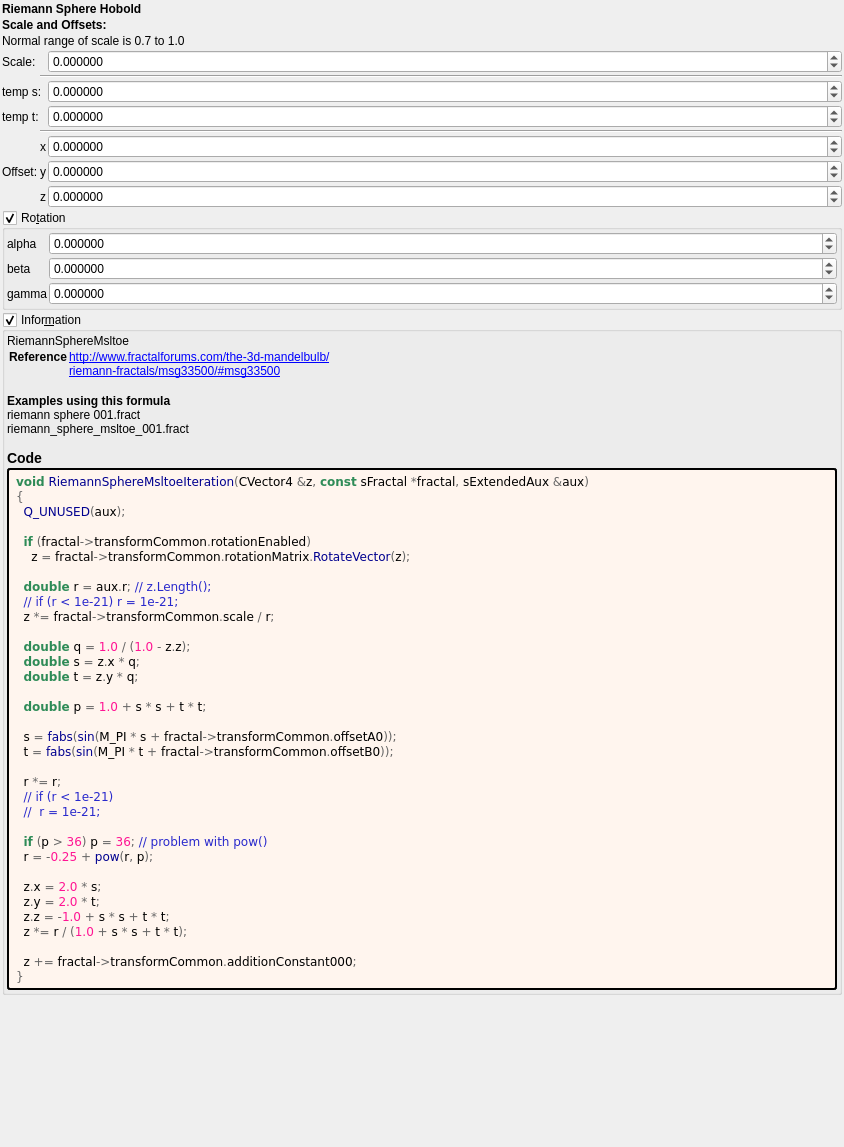
<?xml version="1.0" encoding="UTF-8"?>
<ui version="4.0">
 <class>Form</class>
 <widget class="QWidget" name="Form">
  <property name="geometry">
   <rect>
    <x>0</x>
    <y>0</y>
    <width>844</width>
    <height>1147</height>
   </rect>
  </property>
  <property name="windowTitle">
   <string notr="true">riemann_sphere_msltoe</string>
  </property>
  <layout class="QVBoxLayout" name="verticalLayout">
   <property name="spacing">
    <number>2</number>
   </property>
   <property name="leftMargin">
    <number>2</number>
   </property>
   <property name="topMargin">
    <number>2</number>
   </property>
   <property name="rightMargin">
    <number>2</number>
   </property>
   <property name="bottomMargin">
    <number>2</number>
   </property>
   <item>
    <widget class="QLabel" name="label_256">
     <property name="font">
      <font>
       <weight>75</weight>
       <bold>true</bold>
      </font>
     </property>
     <property name="text">
      <string>Riemann Sphere Hobold</string>
     </property>
    </widget>
   </item>
   <item>
    <widget class="QLabel" name="label_252">
     <property name="font">
      <font>
       <weight>75</weight>
       <bold>true</bold>
      </font>
     </property>
     <property name="text">
      <string>Scale and Offsets:</string>
     </property>
    </widget>
   </item>
   <item>
    <widget class="QLabel" name="label_257">
     <property name="text">
      <string>Normal range of scale is 0.7 to 1.0</string>
     </property>
    </widget>
   </item>
   <item>
    <layout class="QGridLayout" name="gridLayout_63" columnstretch="0,0,0,1">
     <property name="spacing">
      <number>2</number>
     </property>
     <item row="6" column="2">
      <widget class="QLabel" name="label_112">
       <property name="text">
        <string notr="true">x</string>
       </property>
      </widget>
     </item>
     <item row="7" column="1">
      <widget class="QLabel" name="label_255">
       <property name="text">
        <string>Offset:</string>
       </property>
      </widget>
     </item>
     <item row="7" column="2">
      <widget class="QLabel" name="label_113">
       <property name="text">
        <string notr="true">y</string>
       </property>
      </widget>
     </item>
     <item row="7" column="3">
      <widget class="MyDoubleSpinBox" name="spinbox3_transf_addition_constant_y">
       <property name="sizePolicy">
        <sizepolicy hsizetype="Minimum" vsizetype="Maximum">
         <horstretch>0</horstretch>
         <verstretch>0</verstretch>
        </sizepolicy>
       </property>
       <property name="prefix">
        <string/>
       </property>
       <property name="suffix">
        <string/>
       </property>
       <property name="decimals">
        <number>6</number>
       </property>
       <property name="minimum">
        <double>-99.989999999999995</double>
       </property>
       <property name="maximum">
        <double>99.989999999999995</double>
       </property>
       <property name="singleStep">
        <double>0.100000000000000</double>
       </property>
      </widget>
     </item>
     <item row="8" column="3">
      <widget class="MyDoubleSpinBox" name="spinbox3_transf_addition_constant_z">
       <property name="sizePolicy">
        <sizepolicy hsizetype="Minimum" vsizetype="Maximum">
         <horstretch>0</horstretch>
         <verstretch>0</verstretch>
        </sizepolicy>
       </property>
       <property name="prefix">
        <string/>
       </property>
       <property name="suffix">
        <string/>
       </property>
       <property name="decimals">
        <number>6</number>
       </property>
       <property name="minimum">
        <double>-99.989999999999995</double>
       </property>
       <property name="maximum">
        <double>99.989999999999995</double>
       </property>
       <property name="singleStep">
        <double>0.100000000000000</double>
       </property>
      </widget>
     </item>
     <item row="6" column="3">
      <widget class="MyDoubleSpinBox" name="spinbox3_transf_addition_constant_x">
       <property name="sizePolicy">
        <sizepolicy hsizetype="Minimum" vsizetype="Maximum">
         <horstretch>0</horstretch>
         <verstretch>0</verstretch>
        </sizepolicy>
       </property>
       <property name="prefix">
        <string/>
       </property>
       <property name="suffix">
        <string/>
       </property>
       <property name="decimals">
        <number>6</number>
       </property>
       <property name="minimum">
        <double>-99.989999999999995</double>
       </property>
       <property name="maximum">
        <double>99.989999999999995</double>
       </property>
       <property name="singleStep">
        <double>0.100000000000000</double>
       </property>
      </widget>
     </item>
     <item row="8" column="2">
      <widget class="QLabel" name="label_114">
       <property name="text">
        <string notr="true">z</string>
       </property>
      </widget>
     </item>
     <item row="1" column="3">
      <widget class="MyDoubleSpinBox" name="spinbox_transf_scale">
       <property name="sizePolicy">
        <sizepolicy hsizetype="Minimum" vsizetype="Maximum">
         <horstretch>0</horstretch>
         <verstretch>0</verstretch>
        </sizepolicy>
       </property>
       <property name="prefix">
        <string/>
       </property>
       <property name="suffix">
        <string/>
       </property>
       <property name="decimals">
        <number>6</number>
       </property>
       <property name="minimum">
        <double>-99.989999999999995</double>
       </property>
       <property name="maximum">
        <double>99.989999999999995</double>
       </property>
       <property name="singleStep">
        <double>0.100000000000000</double>
       </property>
      </widget>
     </item>
     <item row="5" column="2" colspan="2">
      <widget class="Line" name="line_56">
       <property name="orientation">
        <enum>Qt::Horizontal</enum>
       </property>
      </widget>
     </item>
     <item row="2" column="2" colspan="2">
      <widget class="Line" name="line_55">
       <property name="orientation">
        <enum>Qt::Horizontal</enum>
       </property>
      </widget>
     </item>
     <item row="4" column="3">
      <widget class="MyDoubleSpinBox" name="spinbox_transf_offsetB_0">
       <property name="sizePolicy">
        <sizepolicy hsizetype="Minimum" vsizetype="Maximum">
         <horstretch>0</horstretch>
         <verstretch>0</verstretch>
        </sizepolicy>
       </property>
       <property name="prefix">
        <string/>
       </property>
       <property name="suffix">
        <string/>
       </property>
       <property name="decimals">
        <number>6</number>
       </property>
       <property name="minimum">
        <double>-100000.000000000000000</double>
       </property>
       <property name="maximum">
        <double>100000.000000000000000</double>
       </property>
       <property name="singleStep">
        <double>0.100000000000000</double>
       </property>
      </widget>
     </item>
     <item row="3" column="3">
      <widget class="MyDoubleSpinBox" name="spinbox_transf_offsetA_0">
       <property name="sizePolicy">
        <sizepolicy hsizetype="Minimum" vsizetype="Maximum">
         <horstretch>0</horstretch>
         <verstretch>0</verstretch>
        </sizepolicy>
       </property>
       <property name="prefix">
        <string/>
       </property>
       <property name="suffix">
        <string/>
       </property>
       <property name="decimals">
        <number>6</number>
       </property>
       <property name="minimum">
        <double>-100000.000000000000000</double>
       </property>
       <property name="maximum">
        <double>100000.000000000000000</double>
       </property>
       <property name="singleStep">
        <double>0.100000000000000</double>
       </property>
      </widget>
     </item>
     <item row="3" column="1" colspan="2">
      <widget class="QLabel" name="label_140">
       <property name="text">
        <string>temp s:</string>
       </property>
      </widget>
     </item>
     <item row="4" column="1" colspan="2">
      <widget class="QLabel" name="label_142">
       <property name="text">
        <string>temp t:</string>
       </property>
      </widget>
     </item>
     <item row="1" column="1" colspan="2">
      <widget class="QLabel" name="label_251">
       <property name="text">
        <string>Scale:</string>
       </property>
      </widget>
     </item>
    </layout>
   </item>
   <item>
    <widget class="MyGroupBox" name="groupCheck_transf_rotation_enabled">
     <property name="title">
      <string>Ro&amp;tation</string>
     </property>
     <property name="checkable">
      <bool>true</bool>
     </property>
     <layout class="QVBoxLayout" name="verticalLayout_8" stretch="0">
      <property name="spacing">
       <number>2</number>
      </property>
      <property name="leftMargin">
       <number>2</number>
      </property>
      <property name="topMargin">
       <number>2</number>
      </property>
      <property name="rightMargin">
       <number>2</number>
      </property>
      <property name="bottomMargin">
       <number>2</number>
      </property>
      <item>
       <layout class="QGridLayout" name="gridLayout_10" columnstretch="0,1">
        <property name="spacing">
         <number>2</number>
        </property>
        <item row="3" column="1">
         <widget class="MyDoubleSpinBox" name="spinboxd3_transf_rotation_z">
          <property name="sizePolicy">
           <sizepolicy hsizetype="Minimum" vsizetype="Maximum">
            <horstretch>0</horstretch>
            <verstretch>0</verstretch>
           </sizepolicy>
          </property>
          <property name="prefix">
           <string/>
          </property>
          <property name="suffix">
           <string/>
          </property>
          <property name="decimals">
           <number>6</number>
          </property>
          <property name="minimum">
           <double>-180.000000000000000</double>
          </property>
          <property name="maximum">
           <double>180.000000000000000</double>
          </property>
          <property name="singleStep">
           <double>1.000000000000000</double>
          </property>
         </widget>
        </item>
        <item row="3" column="0">
         <widget class="QLabel" name="label_36">
          <property name="text">
           <string notr="true">gamma</string>
          </property>
         </widget>
        </item>
        <item row="1" column="0">
         <widget class="QLabel" name="label_35">
          <property name="text">
           <string notr="true">alpha</string>
          </property>
         </widget>
        </item>
        <item row="2" column="0">
         <widget class="QLabel" name="label_34">
          <property name="text">
           <string notr="true">beta</string>
          </property>
         </widget>
        </item>
        <item row="1" column="1">
         <widget class="MyDoubleSpinBox" name="spinboxd3_transf_rotation_x">
          <property name="sizePolicy">
           <sizepolicy hsizetype="Minimum" vsizetype="Maximum">
            <horstretch>0</horstretch>
            <verstretch>0</verstretch>
           </sizepolicy>
          </property>
          <property name="prefix">
           <string/>
          </property>
          <property name="suffix">
           <string/>
          </property>
          <property name="decimals">
           <number>6</number>
          </property>
          <property name="minimum">
           <double>-180.000000000000000</double>
          </property>
          <property name="maximum">
           <double>180.000000000000000</double>
          </property>
          <property name="singleStep">
           <double>1.000000000000000</double>
          </property>
         </widget>
        </item>
        <item row="2" column="1">
         <widget class="MyDoubleSpinBox" name="spinboxd3_transf_rotation_y">
          <property name="sizePolicy">
           <sizepolicy hsizetype="Minimum" vsizetype="Maximum">
            <horstretch>0</horstretch>
            <verstretch>0</verstretch>
           </sizepolicy>
          </property>
          <property name="prefix">
           <string/>
          </property>
          <property name="suffix">
           <string/>
          </property>
          <property name="decimals">
           <number>6</number>
          </property>
          <property name="minimum">
           <double>-180.000000000000000</double>
          </property>
          <property name="maximum">
           <double>180.000000000000000</double>
          </property>
          <property name="singleStep">
           <double>1.000000000000000</double>
          </property>
         </widget>
        </item>
       </layout>
      </item>
     </layout>
    </widget>
   </item>
   <item>
    <widget class="MyGroupBox" name="groupCheck_info">
     <property name="title">
      <string>Infor&amp;mation</string>
     </property>
     <property name="flat">
      <bool>false</bool>
     </property>
     <property name="checkable">
      <bool>true</bool>
     </property>
     <layout class="QVBoxLayout" name="verticalLayout_2">
      <property name="spacing">
       <number>2</number>
      </property>
      <property name="leftMargin">
       <number>2</number>
      </property>
      <property name="topMargin">
       <number>2</number>
      </property>
      <property name="rightMargin">
       <number>2</number>
      </property>
      <property name="bottomMargin">
       <number>2</number>
      </property>
      <item>
       <widget class="QLabel" name="label_information_general">
        <property name="text">
         <string notr="true">&lt;p&gt;RiemannSphereMsltoe&lt;/p&gt;&lt;table&gt;
&lt;tr&gt;&lt;th&gt;Reference&lt;/th&gt;&lt;td&gt;&lt;a href=&quot;http://www.fractalforums.com/the-3d-mandelbulb/&quot;&gt;http://www.fractalforums.com/the-3d-mandelbulb/&lt;br&gt;
&lt;a href=&quot;riemann-fractals/msg33500/#msg33500&quot;&gt;riemann-fractals/msg33500/#msg33500&lt;br&gt;
&lt;/td&gt;&lt;/tr&gt;
&lt;/table&gt;
&lt;br&gt;&lt;b&gt;Examples using this formula&lt;/b&gt;&lt;br&gt;riemann sphere 001.fract&lt;br&gt;riemann_sphere_msltoe_001.fract&lt;h3&gt;Code&lt;/h3&gt;</string>
        </property>
        <property name="wordWrap">
         <bool>true</bool>
        </property>
        <property name="openExternalLinks">
         <bool>true</bool>
        </property>
        <property name="textInteractionFlags">
         <set>Qt::LinksAccessibleByMouse|Qt::TextSelectableByMouse</set>
        </property>
       </widget>
      </item>
      <item>
       <widget class="QLabel" name="label_code_content">
        <property name="styleSheet">
         <string notr="true">border-style: outset; border-width: 2px; border-radius: 3px; border-color: black; background-color: #fff5ee; padding: 4px;</string>
        </property>
        <property name="text">
         <string notr="true">&lt;body style=&quot;background-color:#fff5ee&quot;&gt;
&lt;pre style=&quot;color:#000000; background-color:#fff5ee;  font-family:'Courier New',monospace;&quot;&gt;&lt;span style=&quot;color:#2e8b57; font-weight:bold&quot;&gt;void&lt;/span&gt; &lt;span style=&quot;color:#00008f&quot;&gt;RiemannSphereMsltoeIteration&lt;/span&gt;&lt;span style=&quot;color:#676767&quot;&gt;(&lt;/span&gt;CVector4 &lt;span style=&quot;color:#676767&quot;&gt;&amp;amp;&lt;/span&gt;z&lt;span style=&quot;color:#676767&quot;&gt;,&lt;/span&gt; &lt;span style=&quot;color:#2e8b57; font-weight:bold&quot;&gt;const&lt;/span&gt; sFractal &lt;span style=&quot;color:#676767&quot;&gt;*&lt;/span&gt;fractal&lt;span style=&quot;color:#676767&quot;&gt;,&lt;/span&gt; sExtendedAux &lt;span style=&quot;color:#676767&quot;&gt;&amp;amp;&lt;/span&gt;aux&lt;span style=&quot;color:#676767&quot;&gt;)&lt;/span&gt;
&lt;span style=&quot;color:#676767&quot;&gt;{&lt;/span&gt;
  &lt;span style=&quot;color:#00008f&quot;&gt;Q_UNUSED&lt;/span&gt;&lt;span style=&quot;color:#676767&quot;&gt;(&lt;/span&gt;aux&lt;span style=&quot;color:#676767&quot;&gt;);&lt;/span&gt;

  &lt;span style=&quot;color:#2e8b57; font-weight:bold&quot;&gt;if&lt;/span&gt; &lt;span style=&quot;color:#676767&quot;&gt;(&lt;/span&gt;fractal&lt;span style=&quot;color:#676767&quot;&gt;-&amp;gt;&lt;/span&gt;transformCommon&lt;span style=&quot;color:#676767&quot;&gt;.&lt;/span&gt;rotationEnabled&lt;span style=&quot;color:#676767&quot;&gt;)&lt;/span&gt;
    z &lt;span style=&quot;color:#676767&quot;&gt;=&lt;/span&gt; fractal&lt;span style=&quot;color:#676767&quot;&gt;-&amp;gt;&lt;/span&gt;transformCommon&lt;span style=&quot;color:#676767&quot;&gt;.&lt;/span&gt;rotationMatrix&lt;span style=&quot;color:#676767&quot;&gt;.&lt;/span&gt;&lt;span style=&quot;color:#00008f&quot;&gt;RotateVector&lt;/span&gt;&lt;span style=&quot;color:#676767&quot;&gt;(&lt;/span&gt;z&lt;span style=&quot;color:#676767&quot;&gt;);&lt;/span&gt;

  &lt;span style=&quot;color:#2e8b57; font-weight:bold&quot;&gt;double&lt;/span&gt; r &lt;span style=&quot;color:#676767&quot;&gt;=&lt;/span&gt; aux&lt;span style=&quot;color:#676767&quot;&gt;.&lt;/span&gt;r&lt;span style=&quot;color:#676767&quot;&gt;;&lt;/span&gt; &lt;span style=&quot;color:#2929cc&quot;&gt;// z.Length();&lt;/span&gt;
  &lt;span style=&quot;color:#2929cc&quot;&gt;// if (r &amp;lt; 1e-21) r = 1e-21;&lt;/span&gt;
  z &lt;span style=&quot;color:#676767&quot;&gt;*=&lt;/span&gt; fractal&lt;span style=&quot;color:#676767&quot;&gt;-&amp;gt;&lt;/span&gt;transformCommon&lt;span style=&quot;color:#676767&quot;&gt;.&lt;/span&gt;scale &lt;span style=&quot;color:#676767&quot;&gt;/&lt;/span&gt; r&lt;span style=&quot;color:#676767&quot;&gt;;&lt;/span&gt;

  &lt;span style=&quot;color:#2e8b57; font-weight:bold&quot;&gt;double&lt;/span&gt; q &lt;span style=&quot;color:#676767&quot;&gt;=&lt;/span&gt; &lt;span style=&quot;color:#ff1493&quot;&gt;1.0&lt;/span&gt; &lt;span style=&quot;color:#676767&quot;&gt;/ (&lt;/span&gt;&lt;span style=&quot;color:#ff1493&quot;&gt;1.0&lt;/span&gt; &lt;span style=&quot;color:#676767&quot;&gt;-&lt;/span&gt; z&lt;span style=&quot;color:#676767&quot;&gt;.&lt;/span&gt;z&lt;span style=&quot;color:#676767&quot;&gt;);&lt;/span&gt;
  &lt;span style=&quot;color:#2e8b57; font-weight:bold&quot;&gt;double&lt;/span&gt; s &lt;span style=&quot;color:#676767&quot;&gt;=&lt;/span&gt; z&lt;span style=&quot;color:#676767&quot;&gt;.&lt;/span&gt;x &lt;span style=&quot;color:#676767&quot;&gt;*&lt;/span&gt; q&lt;span style=&quot;color:#676767&quot;&gt;;&lt;/span&gt;
  &lt;span style=&quot;color:#2e8b57; font-weight:bold&quot;&gt;double&lt;/span&gt; t &lt;span style=&quot;color:#676767&quot;&gt;=&lt;/span&gt; z&lt;span style=&quot;color:#676767&quot;&gt;.&lt;/span&gt;y &lt;span style=&quot;color:#676767&quot;&gt;*&lt;/span&gt; q&lt;span style=&quot;color:#676767&quot;&gt;;&lt;/span&gt;

  &lt;span style=&quot;color:#2e8b57; font-weight:bold&quot;&gt;double&lt;/span&gt; p &lt;span style=&quot;color:#676767&quot;&gt;=&lt;/span&gt; &lt;span style=&quot;color:#ff1493&quot;&gt;1.0&lt;/span&gt; &lt;span style=&quot;color:#676767&quot;&gt;+&lt;/span&gt; s &lt;span style=&quot;color:#676767&quot;&gt;*&lt;/span&gt; s &lt;span style=&quot;color:#676767&quot;&gt;+&lt;/span&gt; t &lt;span style=&quot;color:#676767&quot;&gt;*&lt;/span&gt; t&lt;span style=&quot;color:#676767&quot;&gt;;&lt;/span&gt;

  s &lt;span style=&quot;color:#676767&quot;&gt;=&lt;/span&gt; &lt;span style=&quot;color:#00008f&quot;&gt;fabs&lt;/span&gt;&lt;span style=&quot;color:#676767&quot;&gt;(&lt;/span&gt;&lt;span style=&quot;color:#00008f&quot;&gt;sin&lt;/span&gt;&lt;span style=&quot;color:#676767&quot;&gt;(&lt;/span&gt;M_PI &lt;span style=&quot;color:#676767&quot;&gt;*&lt;/span&gt; s &lt;span style=&quot;color:#676767&quot;&gt;+&lt;/span&gt; fractal&lt;span style=&quot;color:#676767&quot;&gt;-&amp;gt;&lt;/span&gt;transformCommon&lt;span style=&quot;color:#676767&quot;&gt;.&lt;/span&gt;offsetA0&lt;span style=&quot;color:#676767&quot;&gt;));&lt;/span&gt;
  t &lt;span style=&quot;color:#676767&quot;&gt;=&lt;/span&gt; &lt;span style=&quot;color:#00008f&quot;&gt;fabs&lt;/span&gt;&lt;span style=&quot;color:#676767&quot;&gt;(&lt;/span&gt;&lt;span style=&quot;color:#00008f&quot;&gt;sin&lt;/span&gt;&lt;span style=&quot;color:#676767&quot;&gt;(&lt;/span&gt;M_PI &lt;span style=&quot;color:#676767&quot;&gt;*&lt;/span&gt; t &lt;span style=&quot;color:#676767&quot;&gt;+&lt;/span&gt; fractal&lt;span style=&quot;color:#676767&quot;&gt;-&amp;gt;&lt;/span&gt;transformCommon&lt;span style=&quot;color:#676767&quot;&gt;.&lt;/span&gt;offsetB0&lt;span style=&quot;color:#676767&quot;&gt;));&lt;/span&gt;

  r &lt;span style=&quot;color:#676767&quot;&gt;*=&lt;/span&gt; r&lt;span style=&quot;color:#676767&quot;&gt;;&lt;/span&gt;
  &lt;span style=&quot;color:#2929cc&quot;&gt;// if (r &amp;lt; 1e-21)&lt;/span&gt;
  &lt;span style=&quot;color:#2929cc&quot;&gt;//  r = 1e-21;&lt;/span&gt;

  &lt;span style=&quot;color:#2e8b57; font-weight:bold&quot;&gt;if&lt;/span&gt; &lt;span style=&quot;color:#676767&quot;&gt;(&lt;/span&gt;p &lt;span style=&quot;color:#676767&quot;&gt;&amp;gt;&lt;/span&gt; &lt;span style=&quot;color:#ff1493&quot;&gt;36&lt;/span&gt;&lt;span style=&quot;color:#676767&quot;&gt;)&lt;/span&gt; p &lt;span style=&quot;color:#676767&quot;&gt;=&lt;/span&gt; &lt;span style=&quot;color:#ff1493&quot;&gt;36&lt;/span&gt;&lt;span style=&quot;color:#676767&quot;&gt;;&lt;/span&gt; &lt;span style=&quot;color:#2929cc&quot;&gt;// problem with pow()&lt;/span&gt;
  r &lt;span style=&quot;color:#676767&quot;&gt;= -&lt;/span&gt;&lt;span style=&quot;color:#ff1493&quot;&gt;0.25&lt;/span&gt; &lt;span style=&quot;color:#676767&quot;&gt;+&lt;/span&gt; &lt;span style=&quot;color:#00008f&quot;&gt;pow&lt;/span&gt;&lt;span style=&quot;color:#676767&quot;&gt;(&lt;/span&gt;r&lt;span style=&quot;color:#676767&quot;&gt;,&lt;/span&gt; p&lt;span style=&quot;color:#676767&quot;&gt;);&lt;/span&gt;

  z&lt;span style=&quot;color:#676767&quot;&gt;.&lt;/span&gt;x &lt;span style=&quot;color:#676767&quot;&gt;=&lt;/span&gt; &lt;span style=&quot;color:#ff1493&quot;&gt;2.0&lt;/span&gt; &lt;span style=&quot;color:#676767&quot;&gt;*&lt;/span&gt; s&lt;span style=&quot;color:#676767&quot;&gt;;&lt;/span&gt;
  z&lt;span style=&quot;color:#676767&quot;&gt;.&lt;/span&gt;y &lt;span style=&quot;color:#676767&quot;&gt;=&lt;/span&gt; &lt;span style=&quot;color:#ff1493&quot;&gt;2.0&lt;/span&gt; &lt;span style=&quot;color:#676767&quot;&gt;*&lt;/span&gt; t&lt;span style=&quot;color:#676767&quot;&gt;;&lt;/span&gt;
  z&lt;span style=&quot;color:#676767&quot;&gt;.&lt;/span&gt;z &lt;span style=&quot;color:#676767&quot;&gt;= -&lt;/span&gt;&lt;span style=&quot;color:#ff1493&quot;&gt;1.0&lt;/span&gt; &lt;span style=&quot;color:#676767&quot;&gt;+&lt;/span&gt; s &lt;span style=&quot;color:#676767&quot;&gt;*&lt;/span&gt; s &lt;span style=&quot;color:#676767&quot;&gt;+&lt;/span&gt; t &lt;span style=&quot;color:#676767&quot;&gt;*&lt;/span&gt; t&lt;span style=&quot;color:#676767&quot;&gt;;&lt;/span&gt;
  z &lt;span style=&quot;color:#676767&quot;&gt;*=&lt;/span&gt; r &lt;span style=&quot;color:#676767&quot;&gt;/ (&lt;/span&gt;&lt;span style=&quot;color:#ff1493&quot;&gt;1.0&lt;/span&gt; &lt;span style=&quot;color:#676767&quot;&gt;+&lt;/span&gt; s &lt;span style=&quot;color:#676767&quot;&gt;*&lt;/span&gt; s &lt;span style=&quot;color:#676767&quot;&gt;+&lt;/span&gt; t &lt;span style=&quot;color:#676767&quot;&gt;*&lt;/span&gt; t&lt;span style=&quot;color:#676767&quot;&gt;);&lt;/span&gt;

  z &lt;span style=&quot;color:#676767&quot;&gt;+=&lt;/span&gt; fractal&lt;span style=&quot;color:#676767&quot;&gt;-&amp;gt;&lt;/span&gt;transformCommon&lt;span style=&quot;color:#676767&quot;&gt;.&lt;/span&gt;additionConstant000&lt;span style=&quot;color:#676767&quot;&gt;;&lt;/span&gt;
&lt;span style=&quot;color:#676767&quot;&gt;}&lt;/span&gt;
&lt;/pre&gt;
&lt;/body&gt;</string>
        </property>
        <property name="wordWrap">
         <bool>true</bool>
        </property>
        <property name="openExternalLinks">
         <bool>true</bool>
        </property>
        <property name="textInteractionFlags">
         <set>Qt::LinksAccessibleByMouse|Qt::TextSelectableByMouse</set>
        </property>
       </widget>
      </item>
     </layout>
    </widget>
   </item>
   <item>
    <spacer name="verticalSpacer">
     <property name="orientation">
      <enum>Qt::Vertical</enum>
     </property>
     <property name="sizeHint" stdset="0">
      <size>
       <width>20</width>
       <height>40</height>
      </size>
     </property>
    </spacer>
   </item>
  </layout>
 </widget>
 <customwidgets>
  <customwidget>
   <class>MyGroupBox</class>
   <extends>QGroupBox</extends>
   <header>my_group_box.h</header>
   <container>1</container>
  </customwidget>
  <customwidget>
   <class>MyDoubleSpinBox</class>
   <extends>QDoubleSpinBox</extends>
   <header>my_double_spin_box.h</header>
  </customwidget>
 </customwidgets>
 <tabstops>
  <tabstop>spinboxd3_transf_rotation_y</tabstop>
  <tabstop>spinbox_transf_scale</tabstop>
  <tabstop>spinbox3_transf_addition_constant_x</tabstop>
  <tabstop>spinbox3_transf_addition_constant_y</tabstop>
  <tabstop>spinbox3_transf_addition_constant_z</tabstop>
  <tabstop>groupCheck_info</tabstop>
 </tabstops>
 <resources/>
 <connections/>
</ui>
